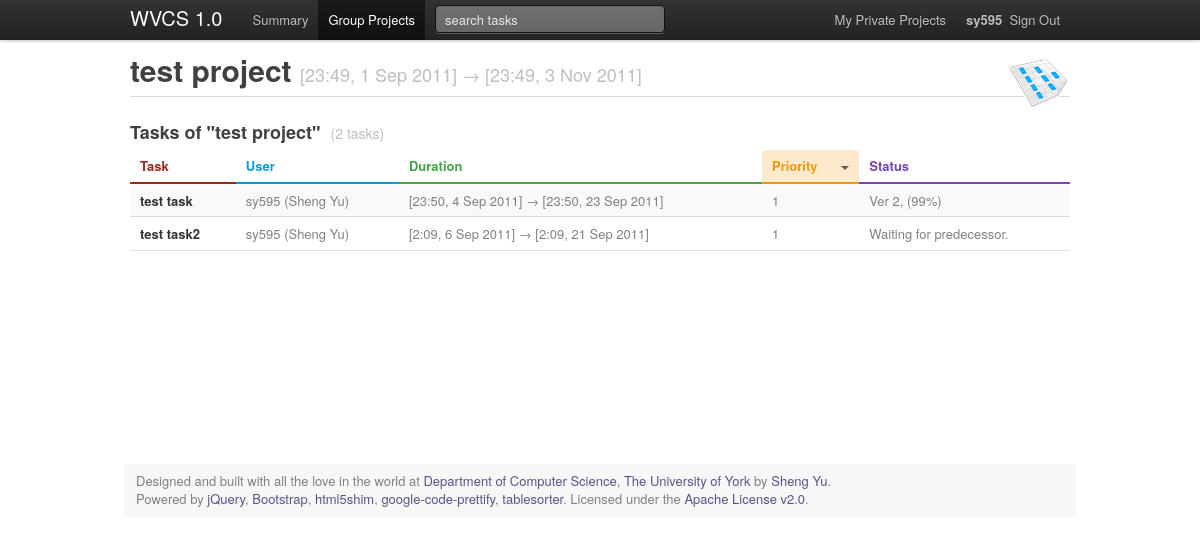
The page /project.php?p=1 (signed in) on the database its author committed.
### tables this page shows
CREATE TABLE IF NOT EXISTS `project` (
  `pid` int(8) NOT NULL AUTO_INCREMENT COMMENT 'ID of the project',
  `uid` int(8) DEFAULT NULL COMMENT 'ID of group leader',
  `name` varchar(250) NOT NULL COMMENT 'project name',
  `private` int(1) NOT NULL DEFAULT '0' COMMENT 'identify private project or not',
  `start` datetime DEFAULT NULL COMMENT 'start time',
  `end` datetime DEFAULT NULL COMMENT 'due time',
  `description` varchar(8000) DEFAULT NULL COMMENT 'description',
  PRIMARY KEY (`pid`)
);

CREATE TABLE IF NOT EXISTS `task` (
  `tid` int(8) NOT NULL AUTO_INCREMENT COMMENT 'ID of the task',
  `pid` int(8) NOT NULL COMMENT 'ID of project which the task belong to',
  `uid` int(8) NOT NULL COMMENT 'ID of user which responsible to',
  `name` varchar(500) NOT NULL COMMENT 'task name',
  `predecessor` int(8) DEFAULT NULL COMMENT 'ID of predecessor task',
  `priority` int(1) NOT NULL DEFAULT '1' COMMENT 'task priority',
  `start` datetime DEFAULT NULL COMMENT 'start time',
  `end` datetime DEFAULT NULL COMMENT 'due time',
  `lock` int(1) NOT NULL DEFAULT '0' COMMENT 'status of locked or not',
  `description` varchar(8000) DEFAULT NULL COMMENT 'description',
  PRIMARY KEY (`tid`)
);

CREATE TABLE IF NOT EXISTS `user` (
  `uid` int(8) NOT NULL AUTO_INCREMENT COMMENT 'ID of user',
  `name_first` varchar(100) NOT NULL COMMENT 'first name',
  `name_middle` varchar(100) DEFAULT NULL COMMENT 'middle name',
  `name_last` varchar(100) NOT NULL COMMENT 'last name',
  `password` varchar(50) NOT NULL COMMENT 'nick name',
  `email` varchar(100) NOT NULL COMMENT 'email address',
  `type` int(1) NOT NULL DEFAULT '1' COMMENT 'type of user (0=admin, 1=regular)',
  `name_nickname` varchar(50) NOT NULL COMMENT 'nick name',
  `title` varchar(30) DEFAULT NULL COMMENT 'title',
  `telephone` varchar(30) DEFAULT NULL COMMENT 'contact number',
  `address_1` varchar(60) DEFAULT NULL COMMENT 'address line 1',
  `address_2` varchar(60) DEFAULT NULL COMMENT 'address line 2',
  `address_3` varchar(60) DEFAULT NULL COMMENT 'address line 3',
  `address_city` varchar(40) DEFAULT NULL COMMENT 'city',
  `address_county` varchar(40) DEFAULT NULL COMMENT 'county',
  `address_country` varchar(40) DEFAULT NULL COMMENT 'country',
  `address_postcode` varchar(15) DEFAULT NULL COMMENT 'post code',
  `lastlogin_time` datetime DEFAULT NULL COMMENT 'last log-in time',
  `lastlogin_ip` varchar(50) DEFAULT NULL COMMENT 'last log-in IP address',
  `status` int(1) NOT NULL DEFAULT '1' COMMENT 'status (0=disabled, 1=active)',
  `valid_start` datetime NOT NULL COMMENT 'register time or valid from time',
  `valid_end` datetime DEFAULT NULL COMMENT 'invalid time',
  `description` mediumtext COMMENT 'description',
  PRIMARY KEY (`uid`)
);

CREATE TABLE IF NOT EXISTS `task_history` (
  `hid` int(12) NOT NULL AUTO_INCREMENT COMMENT 'ID of this task history',
  `tid` int(10) NOT NULL COMMENT 'ID of task which the history related to',
  `uid` int(8) NOT NULL COMMENT 'ID of user who updated the task history',
  `version` int(5) NOT NULL COMMENT 'version number of the history',
  `percent` int(3) DEFAULT NULL COMMENT 'percentage finished predict',
  `time` datetime NOT NULL COMMENT 'time of the history submitted',
  `ip` varchar(30) DEFAULT NULL COMMENT 'IP log',
  `description` varchar(8000) DEFAULT NULL COMMENT 'description',
  PRIMARY KEY (`hid`)
);

### libraries/general.lib.php (called while the page is built, shortened)
<?php
function connectdb_read()
{
	global $db_server;
	global $db_name;
	global $db_username_read;
	global $db_password_read;
	if (@mysql_connect("$db_server", "$db_username_read",
		"$db_password_read"))
		if ($result=@mysql_select_db("$db_name"))
			return TRUE;
	return FALSE;
}
function array_isset($array){
	if (count($array)>=1){
		return true;
	}
	else {
		return false;
	}
}
function db_query($query) {
	if (substr($query, 0, 6) == 'SELECT') {
		if (connectdb_read()) {
			$db_result = mysql_query($query);
		    $i=0;
			$data_array = array();
			while($data_array_line = mysql_fetch_array($db_result)) {
				$data_array[$i] = $data_array_line;
				$i++;
    		}
			return $data_array;
		}
		else {
			error('database connection error (r) ' . mysql_error());
		}
	}
}
function time_uk($time_db) {
	$time_d = date('j', strtotime($time_db));
	$time_m = date('M', strtotime($time_db));
	$time_y = date('Y', strtotime($time_db));
	$time_h = date('G', strtotime($time_db));
	$time_min = date('i', strtotime($time_db));
	$time_uk=$time_h.':'.$time_min.', '.$time_d.' '.$time_m.' '.$time_y;
	return $time_uk;
}
function file_name(){
	$url = $_SERVER['PHP_SELF'];
	$filename= substr( $url , strrpos($url , '/')+1 );
	return $filename;
}
?>

### libraries/project.lib.php (called while the page is built, shortened)
<?php
function fetch_user($uid){
	$sql='SELECT * FROM user WHERE uid='.$uid;
	$db_array=db_query($sql);
	if (!array_isset($db_array)){
		return FALSE;
	}
	else{
		return $db_array;
	}
}
function fetch_project($pid){
	$sql='SELECT * FROM project WHERE pid='.$pid.' ORDER BY pid DESC';
	$db_array=db_query($sql);
	if (!array_isset($db_array)){
		return FALSE;
	}
	else{
		return $db_array;
	}
}
function fetch_project_task ($pid){
	$sql='SELECT * FROM task WHERE pid='.$pid.' ORDER BY pid DESC';
	$db_array=db_query($sql);
	if (!array_isset($db_array)){
		return FALSE;
	}
	else{
		return $db_array;
	}
}
function fetch_project_task_history ($pid){
	$sql='SELECT tid FROM task WHERE pid='.$pid.' ORDER BY tid DESC';
	$db_array_tid=db_query($sql);
	if (!array_isset($db_array_tid)){
		return FALSE;
	}
	else{
		$task_count=count($db_array_tid);
		for ($i = 0; $i < $task_count; $i++) {
			$db_array_task=fetch_task_history($db_array_tid[$i]['tid']);
			$db_array_task_history[$i]=$db_array_task[0];
		}
		return $db_array_task_history;
	}
}
function fetch_task_history($tid){
	$sql='SELECT * FROM task_history WHERE tid='.$tid.' ORDER BY time DESC';
	$db_array=db_query($sql);
	if (!array_isset($db_array)){
		return FALSE;
	}
	else{
		return $db_array;
	}
}
function fetch_task($tid){
	$sql='SELECT * FROM task WHERE tid='.$tid.' ORDER BY end DESC';
	$db_array=db_query($sql);
	if (!array_isset($db_array)){
		return FALSE;
	}
	else{
		return $db_array;
	}
}
function fetch_task_finished($tid){
	$sql='SELECT * FROM task WHERE tid='.$tid.' ORDER BY end DESC';
	$db_array_task=db_query($sql);
	$sql2='SELECT * FROM task_history WHERE tid='.$tid.' ORDER BY version DESC';
	$db_array_task_history=db_query($sql2);
	if (isset($db_array_task[0]['end']) and strtotime($db_array_task[0]['end'])<time()){
		return TRUE;
	}
	elseif (isset($db_array_task_history[0]['percent']) and $db_array_task_history[0]['percent']>=100){
		return TRUE;
	}
	else{
		return FALSE;
	}
}
function fetch_task_predecessor_tid($tid){
	$sql='SELECT * FROM task WHERE tid='.$tid.' ORDER BY end DESC';
	$db_array=db_query($sql);
	if (!array_isset($db_array)){
		return FALSE;
	}
	else{
		if ($db_array[0]['predecessor']==NULL){
			return FALSE;
		}
		else{
			$tid_p=$db_array[0]['predecessor'];
			return $tid_p;
		}
	}
}
function fetch_task_predecessor_wait($tid){
	if (fetch_task_predecessor_tid($tid)){
		$tid_p=fetch_task_predecessor_tid($tid);
		if (fetch_task_finished($tid_p)){
			return FALSE;
		}
		elseif (!fetch_task_finished($tid_p)){
			return TRUE;
		}
	}
	else {
		return FALSE;
	}
}
function task_status ($tid){
	$status='';
	$db_array_task=fetch_task($tid);
	$db_array_task_history=fetch_task_history($tid);
	if (isset($db_array_task_history[0]['version']) and count($db_array_task_history)>=1){
		$status.='Ver '.$db_array_task_history[0]['version'].', ('.$db_array_task_history[0]['percent'].'%) ';
	}
	if (fetch_task_predecessor_wait($tid)){
		$status.='Waiting for predecessor. ';
	}
	return $status;
}
?>

### config.inc.php (called while the page is built, shortened)
<?php
$db_server = 'localhost';
$db_name = 'wvcs';
$db_username_read = 'root';
$db_password_read = '';
?>

### project.php (the view, shortened to what this page needs)
<?php
include 'libraries/initial.inc.php';
include 'libraries/project.lib.php';
if(isset($_GET['p'])){
	$p=$_GET['p'];
}
else{
	$p=0;
}
if(fetch_project($p)==FALSE){
}
else{
	$db_array=fetch_project($p);
	$db_array_task=fetch_project_task($p);
	$db_array_task_history=fetch_project_task_history($p);
	$project_name=$db_array[0]['name'];
	$project_start=time_uk($db_array[0]['start']);
	$project_end=time_uk($db_array[0]['end']);
	$page_title=$project_name;
	$page_title_sub="[".$project_start."] &rarr; [".$project_end."]";
	$project_task_history_number=count($db_array_task_history);
	if ($project_task_history_number<=1){
		$tasks_title="task";
	}
	else {
		$tasks_title="tasks";
	}
}
include 'style/header.inc.php';
?>
<?php
if(fetch_project($p)==FALSE){
	?>
	<div class="alert-message error">
        <a class="close" href="<?php echo $after_login_redirect; ?>">×</a>
        <p><strong>Oops!</strong> Project not exist or have not any changes, please create before use.</p>
    </div>
	<?php ;
}
else{
	?>
	<h3 class="underline"><?php echo ucfirst($tasks_title).' of "'.$project_name;?>"&nbsp;&nbsp;<small>(<?php echo $project_task_history_number." ".$tasks_title;?>)</small></h3>
	<table id="project_tasks" class="zebra-striped">
	<thead>
	<th class="red">Task</th>
	<th class="blue">User</th>
	<th class="green">Duration</th>
	<th class="orange">Priority</th>
	<th class="purple">Status</th>
	</thead>
	<?php
	for ($i = 0; $i < $project_task_history_number; $i++) {
		$tid=$db_array_task[$i]['tid'];
		$task=$db_array_task[$i]['name'];
		$start=time_uk($db_array_task[$i]['start']);
		$end=time_uk($db_array_task[$i]['end']);
		$array_user=fetch_user($db_array_task[$i]['uid']);
		$user=$array_user[0]['name_nickname'].' ('.$array_user[0]['name_first'].' '.$array_user[0]['name_last'].')';
		$priority=$db_array_task[$i]['priority'];
		$status=task_status($db_array_task[$i]['tid']);
		echo '<tr class="td_link" onclick="location.href=\'task.php?t='.$tid.'\'"><td class="black">';
		echo "<strong>".$task."</strong>";
		echo "</td><td>";
		echo $user;
		echo "</td><td>";
		echo "[".$start."] &rarr; [".$end."]";
		echo "</td><td>";
		echo $priority;
		echo "</td><td>";
		echo $status;
		echo "</td></tr>";
	}
	echo '</table>';
}
?>
<?php
include 'style/footer.inc.php';
?>

### libraries/style.lib.php (shortened to what this page needs)
<?php
function active($active_string) {
	$name=file_name();
	if ($active_string=="private" and isset($_GET['private'])) {
		echo ' class="active"';
	}
	elseif ($active_string == $name) {
		echo ' class="active"';
	}
	elseif (($name=="project.php" or $name=="task.php" or $name=="file.php" or $name=="directory.php" or $name=="project_list.php") and $active_string == "project") {
		echo ' class="active"';
	}
}
function right_align(){
	if (isset($_SESSION ["user"] ["uid"])){
		echo '<a href="login_check.php?logout=1"><strong>'.$_SESSION ["user"] ["name_nickname"].'</strong>&nbsp;&nbsp;Sign Out</a>';
	}
	else{
		echo '<a href="login.php">Sign In</a>';
	}
}
function page_title($title_cat){
	global $system_name;
	global $system_name_short;
	global $page_title;
	global $page_title_sub;
	$output='';
	if ($title_cat=='html'){
		if (isset($page_title) && isset($page_title_sub)){
			$output=$page_title.' - '.$page_title_sub;
		}
		elseif (isset($_GET['f'])){
			$output='file name - task name';
		}
		elseif (isset($_GET['d'])){
			$output='directory name - task name';
		}
		elseif (isset($_GET['t'])){
			$output='task name - project name';
		}
		elseif (isset($_GET['p'])){
			$output='project name by due date';
		}
		else{
			$output=$system_name;
		}
	}
	elseif ($title_cat=='main'){
		if (isset($page_title)){
			$output=$page_title;
		}
		elseif (isset($_GET['f'])){
			$output='file name';
		}
		elseif (isset($_GET['d'])){
			$output='directory name';
		}
		elseif (isset($_GET['t'])){
			$output='task name';
		}
		elseif (isset($_GET['p'])){
			$output='project name';
		}
		else{
			$output=$system_name;
		}
	}
	elseif ($title_cat=='sub'){
		if (isset($page_title_sub)){
			$output=$page_title_sub;
		}
		elseif (isset($_GET['f'])){
			$output='task name';
		}
		elseif (isset($_GET['d'])){
			$output='task name';
		}
		elseif (isset($_GET['t'])){
			$output='project';
		}
		elseif (isset($_GET['p'])){
			$output='by due date';
		}
		else{
			$output=$system_name_short;
		}
	}
	else {
		$output='error';
	}
	echo $output;
}
?>

### style/common.css (style rules this page uses)
body { padding-top: 52px; }
.td_link { cursor:pointer; }
table .black { color: #333333; }

### rows shown on the page
project: name "test project [23:49, 1 Sep 2011] → [23:49, 3 Nov 2011]", name "test project"
task: name "test task", uid.name_last "sy595 (Sheng Yu)", start "23:50, 4 Sep 2011", end "23:50, 23 Sep 2011", priority "1", tid.percent "Ver 2, (99%)"
task: name "test task2", uid.name_last "sy595 (Sheng Yu)", start "2:09, 6 Sep 2011", end "2:09, 21 Sep 2011", priority "1", status "Waiting for predecessor."

### other values the page prints
$system_name_short "WVCS"
$system_version "1.0"
$_SESSION ["user"] ["name_nickname"] "sy595"
$tasks_title "Tasks"
$project_task_history_number "2"
$tasks_title "tasks"
